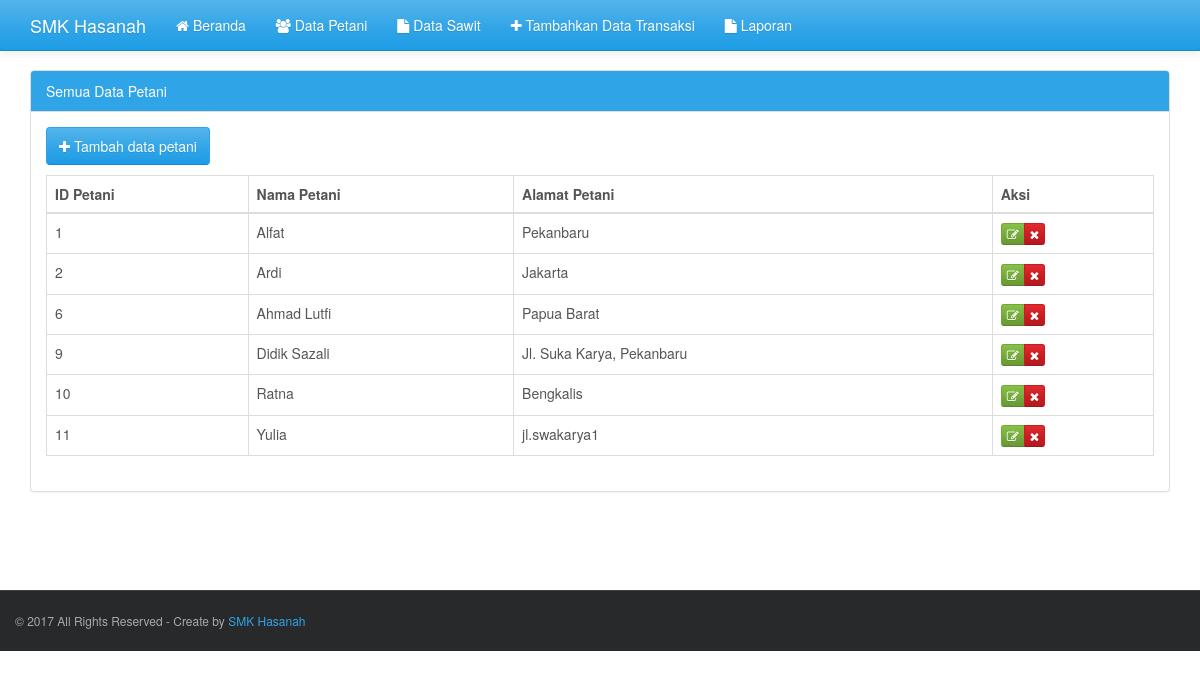
The app's page /petani.php with its own data.
### tables this page shows
CREATE TABLE IF NOT EXISTS `petani` (
`id_petani` int(11) NOT NULL,
  `nama_petani` varchar(35) NOT NULL,
  `alamat_petani` varchar(100) NOT NULL
);

### petani.php (the view, shortened to what this page needs)
<?php
include("config.php");
?>
<!DOCTYPE html>
<html>
	<head>
		<?php include("include/css.php"); ?>
	</head>
	<body>
		<header>
			<?php include("include/header.php"); ?>
		</header>
		<div class='container' style='margin-top:70px'>
			<div class='row' style='min-height:520px'>
				<div class='col-md-12'>
					<div class='panel panel-primary'>
						<div class='panel-heading'>Semua Data Petani</div>
						<div class='panel-body'>
							<a class='btn btn-primary' href='add_petani.php'><i class='fa fa-plus'></i> Tambah data petani</a>
							<p>
							<table class="table table-hover table-bordered">
							  <thead>
								<tr>
								  <th>ID Petani</th>
								  <th>Nama Petani</th>
								  <th>Alamat Petani</th>
								  <th>Aksi</th>
								</tr>
							  </thead>
							  <tbody>
								<?php
									$sqlquery = "SELECT * FROM petani";
									if ($result = mysqli_query($koneksi, $sqlquery)) {
										while ($row = mysqli_fetch_assoc($result)) {
								?>
								<tr>
								<td><?php echo $row["id_petani"];?></td>
								<td><?php echo $row["nama_petani"];?></td>
								<td><?php echo $row["alamat_petani"];?></td>
								<td>
								<div class="btn-group">
								   <a href="edit_petani.php?id_petani=<?php echo $row["id_petani"];?>" class="btn btn-xs btn-success" title='Edit'> <i class="fa fa-edit"></i> </a>
								  <a onclick="return confirm('Anda yakin ingin menghapus data tersebut?');" href="aksi_petani.php?act=delete&id_petani=<?php echo $row["id_petani"];?>" class="btn btn-xs btn-danger"> <i class="fa fa-remove" title='Hapus'></i> </a>
								</div>
								</td>
								</tr>
								<?php
										}
									}
									?>
							  </tbody>
							</table>
						</div>
					</div>
				</div>
			</div>
		</div>
		<?php include("include/footer.php"); ?>
	</body>
</html>

### records on screen
petani: id_petani "1", nama_petani "Alfat", alamat_petani "Pekanbaru"
petani: id_petani "2", nama_petani "Ardi", alamat_petani "Jakarta"
petani: id_petani "6", nama_petani "Ahmad Lutfi", alamat_petani "Papua Barat"
petani: id_petani "9", nama_petani "Didik Sazali", alamat_petani "Jl. Suka Karya, Pekanbaru"
petani: id_petani "10", nama_petani "Ratna", alamat_petani "Bengkalis"
petani: id_petani "11", nama_petani "Yulia", alamat_petani "jl.swakarya1"
